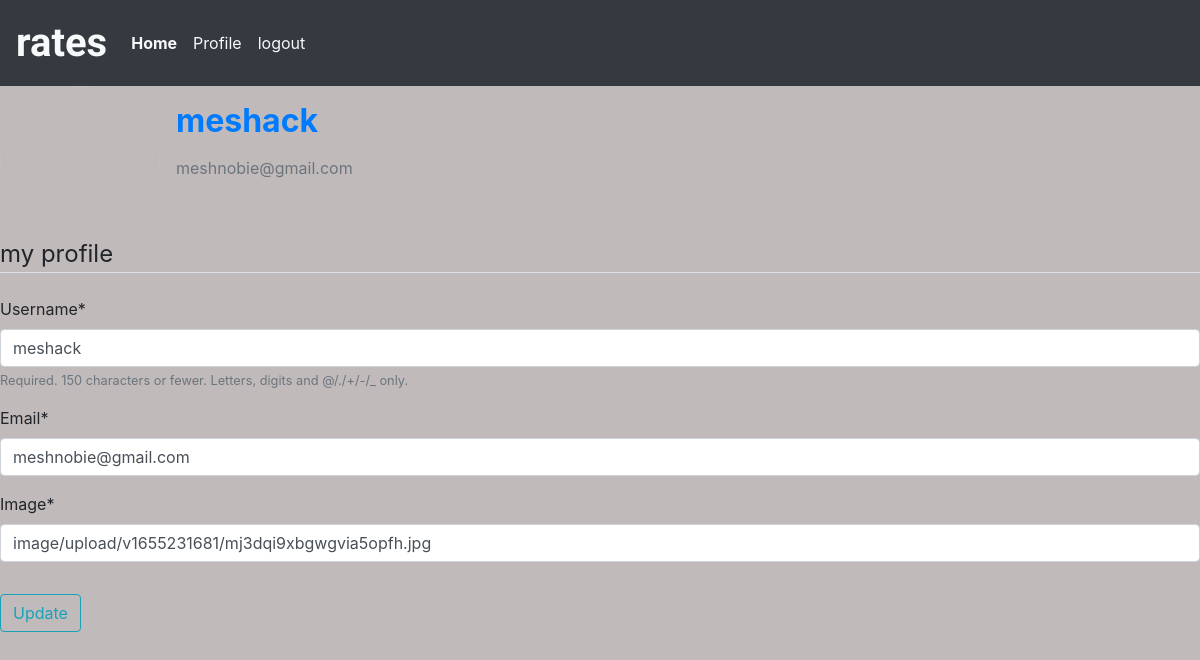
/profile/ (signed in), run on an earlier commit of the app's database.
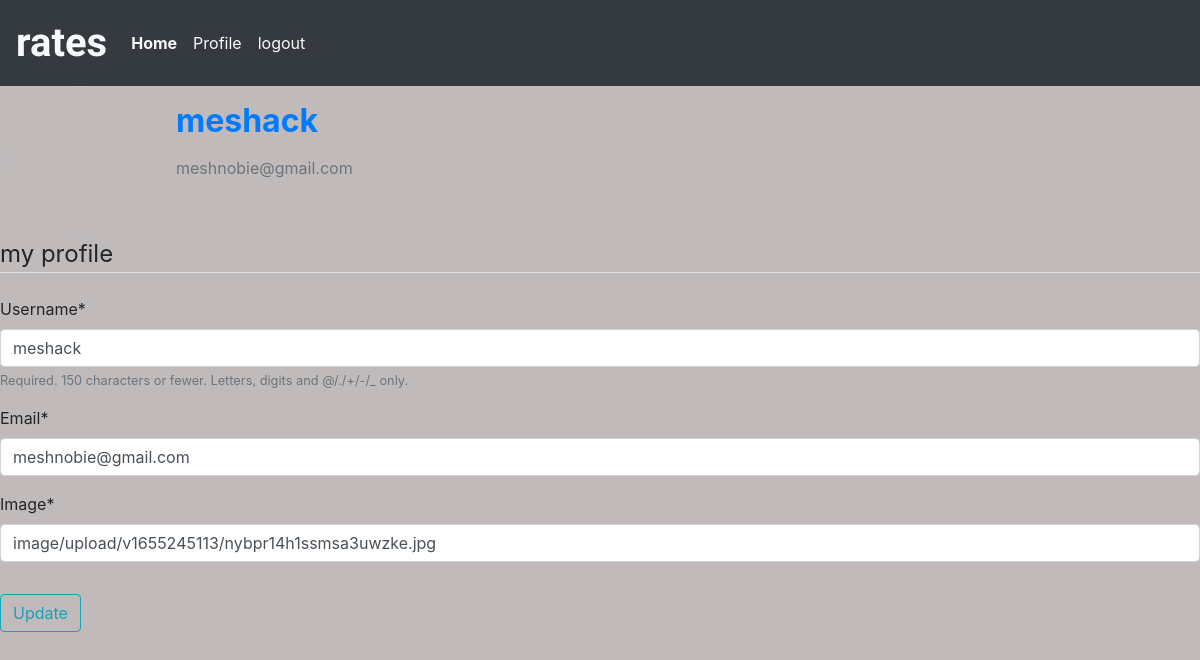
And on a later commit of the database.
### users/models.py (models this page shows, shortened)
class Profile(models.Model):
    user = models.OneToOneField(User, on_delete=models.CASCADE)
    username = models.CharField(max_length=50, null=True, blank=True)
    location = models.CharField(max_length=50, null=True, blank=True)
    picture = CloudinaryField('image', default='default.jpg', null=True)

### users/views.py (the view)
# urls.py: path('profile/', user_views.profile, name='profile'),
@login_required
def profile(request):
    if request.method == 'POST':
        u_form = UserUpdateForm(request.POST, instance=request.user)
        p_form = ProfileUpdateForm(request.POST,
                                  request.FILES,
                                  instance=request.user.profile)
        if u_form.is_valid() and p_form.is_valid():
            u_form.save()
            p_form.save()
            messages.success(request, f'Your profile has been updated')
            return redirect('profile')
    else:
        u_form = UserUpdateForm(instance=request.user)
        p_form = ProfileUpdateForm(instance=request.user.profile)
    context = {
        'u_form': u_form,
        'p_form': p_form
    }
    return render(request, 'users/profile.html', context)

### users/forms.py
class UserUpdateForm(forms.ModelForm):
    email = forms.EmailField()
    class Meta:
        model = User
        fields = ['username', 'email']

class ProfileUpdateForm(forms.ModelForm):
    class Meta:
        model = Profile
        fields = ['picture']

### users/templates/users/profile.html (shortened to what this page needs)
{% extends "ratings/base.html" %}
{% load crispy_forms_tags %}
{% block content %}
   <div class="conten-section">
      <div class="media">
         <img class="rounded-circle account-image" src="{{ user.profile.picture.url }}" alt="" height="150px" width="160px">
         <div class="media-body">
             <h2 class="account-heading m-3 text-primary"><b> {{ user.username }} </b></h2>
             <p class="text-secondary m-3">{{ user.email }}</p>
        </div>
    </div>
    <form action="" method="POST" enctype="multipart/form-data">
        <fieldset class="form-group">
             <legend class="border-bottom mb-4">
                 my profile
             </legend>
             {{ u_form|crispy }}
             {{ p_form|crispy }}
        </fieldset>
        <div class="form-group">
           <button class="btn btn-outline-info" type="submit">Update</button>
        </div>
    </form>
</div>
{% endblock content %}

### ratings/templates/ratings/base.html (shortened to what this page needs)
<!DOCTYPE html>
<html lang="en">
<head>
    <link rel="stylesheet" href="https://cdnjs.cloudflare.com/ajax/libs/font-awesome/6.0.0/css/all.min.css" />
    <link rel="stylesheet" href="https://cdn.jsdelivr.net/npm/bootstrap@4.3.1/dist/css/bootstrap.min.css"
>
</head>
<body style="background-color: rgb(193, 186, 186);">
    {% include "nav.html" %}
    {% block content %}
    {% endblock %}
</body>
</html>

### ratings/templates/nav.html (shortened to what this page needs)
<nav class="navbar navbar-expand-lg bg-dark">
    <a class="navbar-brand text-light font-weight-bold" style="font-family: 'Merienda'; font-size: 40px;" href="{% url 'index' %}">rates</a>
    <div class="collapse navbar-collapse text-center" id="navbarSupportedContent">
      <ul class="navbar-nav mr-auto">
        <li class="nav-item active">
          <a class="nav-link text-light" href="{% url 'index' %}"><b>Home</b> <span class="sr-only">(current)</span></a>
        </li>
          {% if user.is_authenticated %}
          <a class="nav-link text-light" href="{% url 'profile' %}">Profile</a>
          <a class="nav-link text-light" href="{% url 'logout' %}">logout</a>
          {% endif %}
      </ul>
    </div>
  </nav>

What changed in the data, as far as the page shows it:
removed Profile: picture "image/upload/v1655231681/mj3dqi9xbgwgvia5opfh.jpg"
added Profile: picture "image/upload/v1655245113/nybpr14h1ssmsa3uwzke.jpg"
